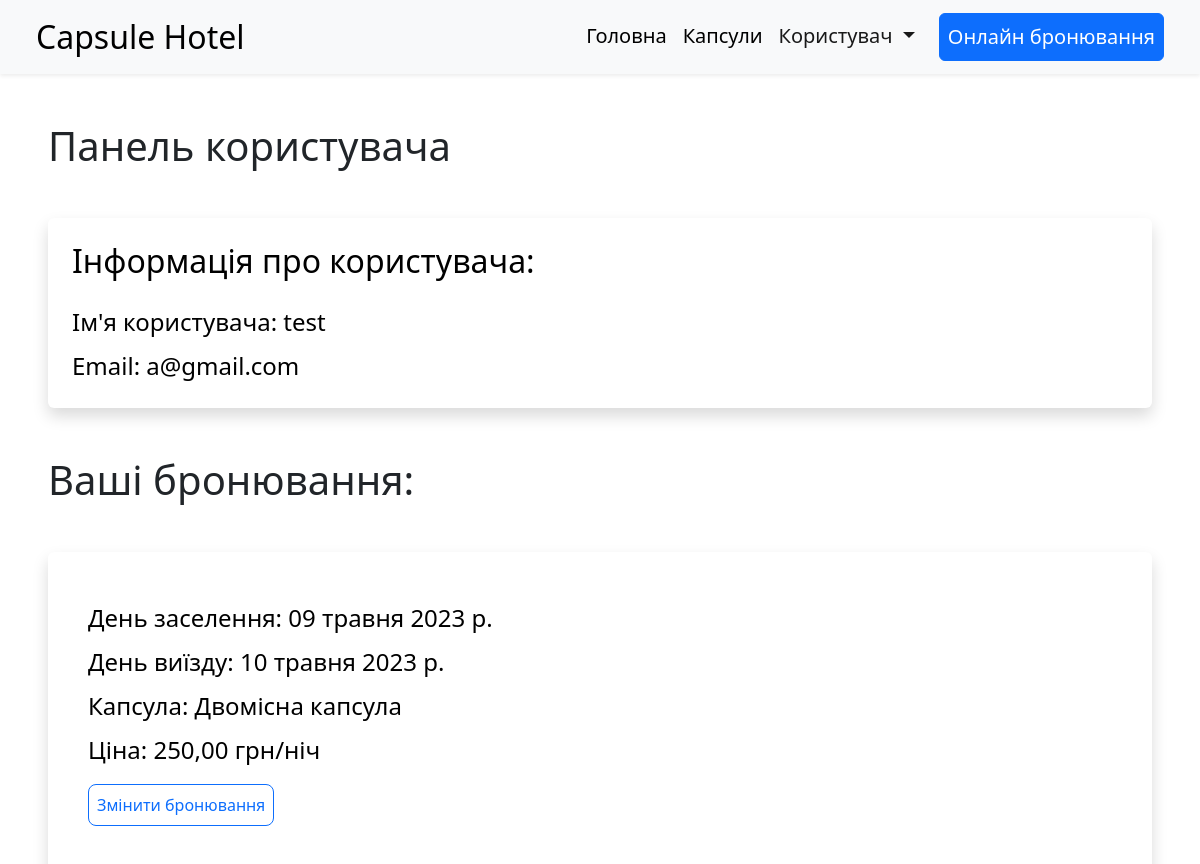
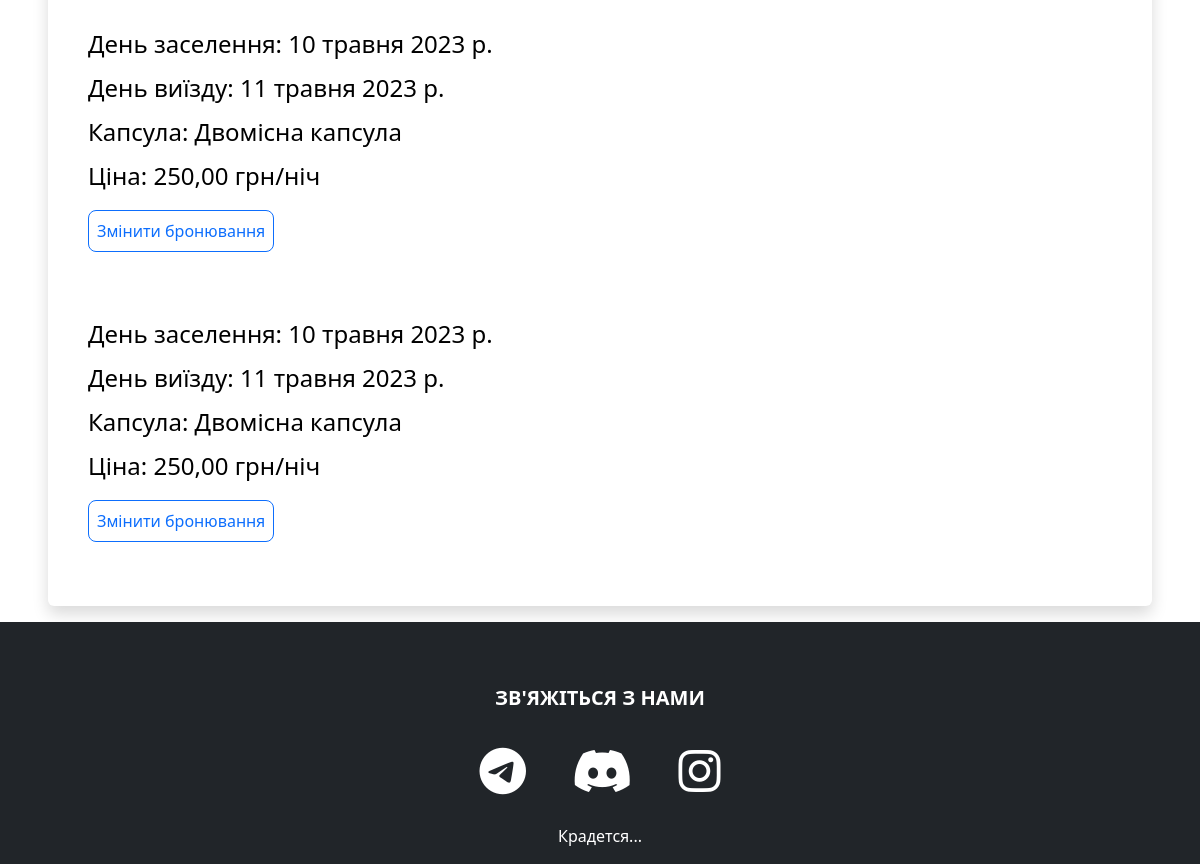
The app's page /user-panel (signed in), older data (2 pictures, top to bottom).
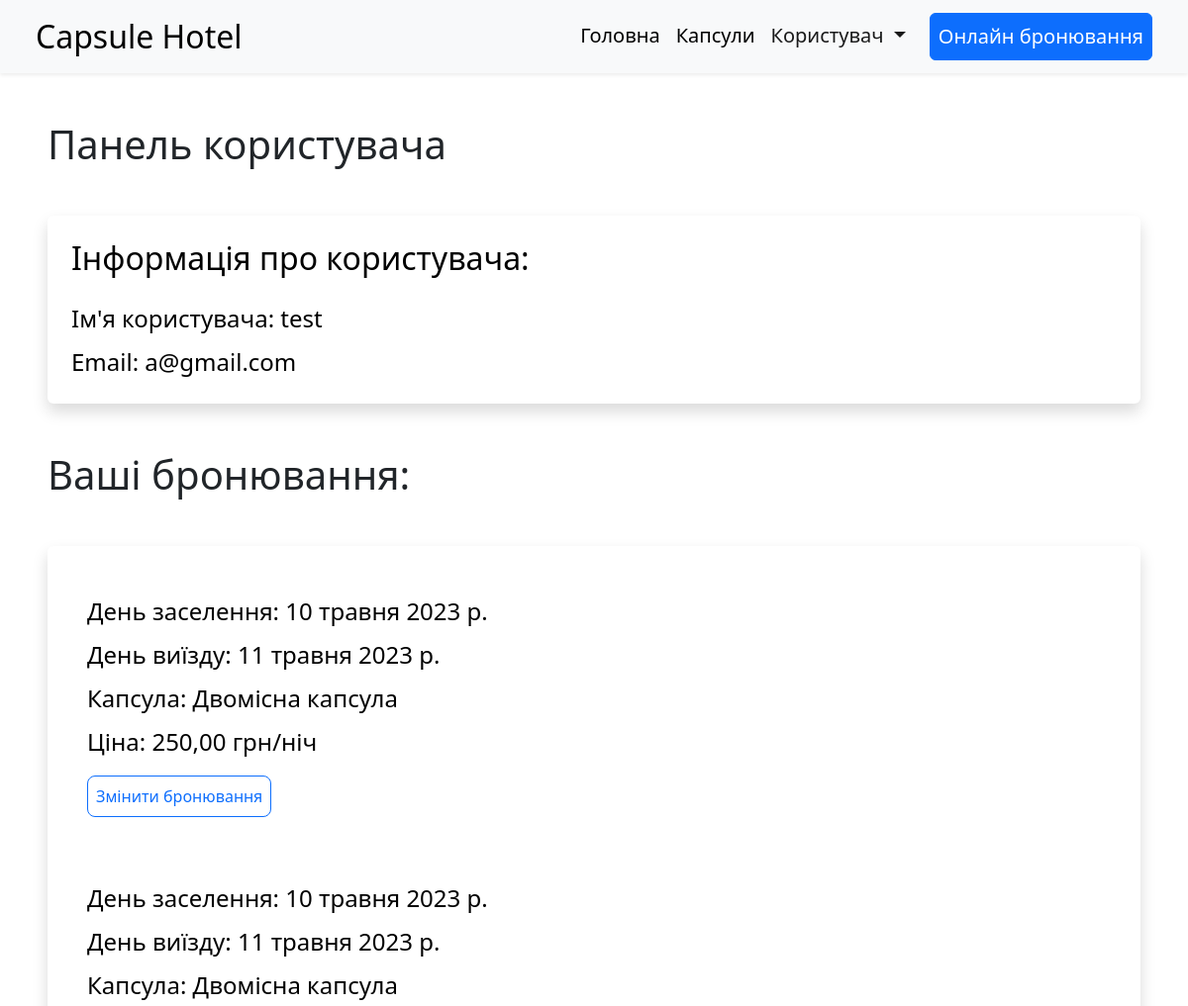
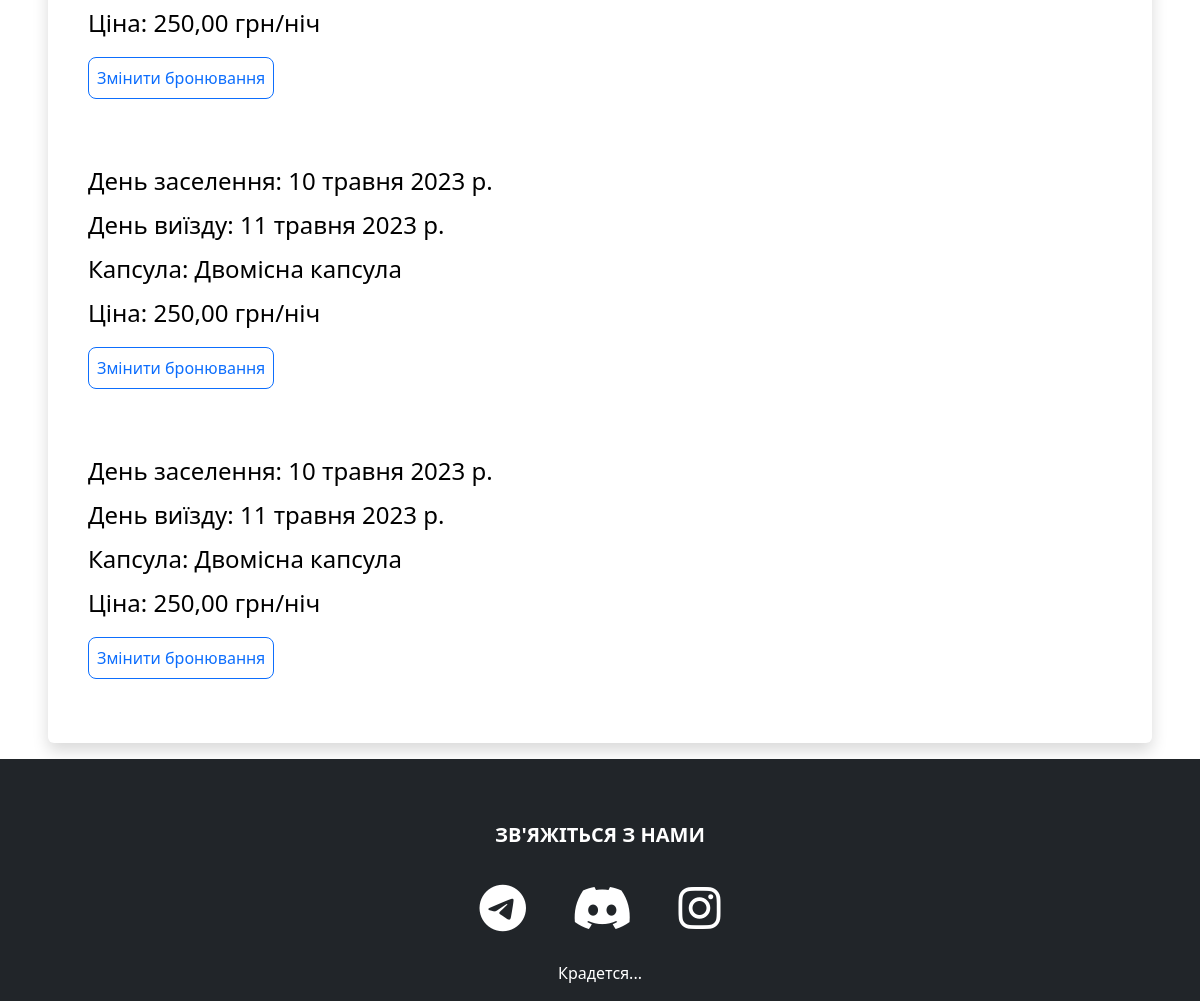
The same page, newer data (2 pictures, top to bottom).
### booking/models.py (models this page shows, shortened)
class Booking(models.Model):
    user = models.ForeignKey(User, on_delete=models.CASCADE, null=True, blank=True, verbose_name='User')
    capsule = models.CharField(max_length=100, verbose_name='Капсула')
    dayIn = models.DateField(default=datetime.now, verbose_name='Дата заїзду')
    dayOut = models.DateField(default=datetime.now, verbose_name='Дата виїзду')
    time_ordered = models.DateTimeField(default=datetime.now, blank=True, verbose_name='Час замовлення')
    price = models.DecimalField(max_digits=10, decimal_places=2, blank=True, verbose_name='Ціна')
    class Meta:
        verbose_name = 'Бронювання'
        verbose_name_plural = 'Бронювання'

### booking/views.py (the view)
# urls.py: path('user-panel', views.userPanel, name='userPanel'),
def userPanel(request):
    user = request.user
    bookings = Booking.objects.filter(user=user).order_by('dayIn', 'dayOut')
    return render(request, 'userPanel.html', {
        'user':user,
        'bookings':bookings,
    })

### booking/templates/userPanel.html (shortened to what this page needs)
{% extends 'base.html' %}
{% load static %}
{% block body %}
{% if user.is_authenticated %}
<h1 class=" ms-5 mt-5 ">Панель користувача</h1>
<div class="shadow p-4 mb-5 bg-body rounded text-black m-5 ">
    <h2 class="">Інформація про користувача:</h2>
    <ul class="list-group fs-4 mt-3">
            <li class="list-group mt-2">Ім'я користувача: {{ user.username }}</li>
            <li class="list-group mt-2">Email: {{ user.email }}</li>
    </ul>
</div>
{% if bookings.count > 0 %}
<div class="mt-5">
    <h1 class=" ms-5">Ваші бронювання:</h1>
    <div class="shadow p-4 mb-3 bg-body rounded text-black m-5">
        {% for booking in bookings %}
        <div class="list-group fs-4 p-3 mb-3">
            <p class="list-group mt-2">День заселення: {{ booking.dayIn }}</p>
            <p class="list-group mt-2">День виїзду: {{ booking.dayOut }}</p>
            <p class="list-group mt-2">Капсула: {{ booking.capsule }}</p>
            <p class="list-group mt-2">Ціна: {{ booking.price }} грн/ніч</p>
            <div class="mt-3 mb-2">
                <a class="btn btn-outline-primary rounded-3 p-2" href="{% url 'userUpdate' booking.id %}">Змінити бронювання</a>
            </div>
        </div>
        {% endfor %}
    </div>
</div>
{% endif %}
{% endif %}
{% endblock %}

### booking/templates/base.html (shortened to what this page needs)
{% load static %}
<!doctype html>
<html lang="en">
  <head>
    <link rel="stylesheet" href="https://cdnjs.cloudflare.com/ajax/libs/font-awesome/6.0.0/css/all.min.css" />
    <link href="https://cdn.jsdelivr.net/npm/bootstrap@5.2.1/dist/css/bootstrap.min.css" rel="stylesheet">
  </head>
  <body>
    <header>
        <nav class="navbar bg-light navbar-expand-lg shadow-sm">
            <div class="container-fluid">
                <a class="navbar-brand text-black fs-2 ms-4" href="{% url 'index' %}">
                    Capsule Hotel
                </a>
                <div class="collapse navbar-collapse justify-content-end" id="navbarSupportedContent">
                    <ul class="navbar-nav mb-2 mb-lg-0 fs-5 ">
                        <li class="nav-item">
                            <a class="nav-link text-black" aria-current="page" href="{% url 'index' %}">Головна</a>
                        </li>
                        <li class="nav-item">
                            <a class="nav-link text-black" href="{% url 'capsule_list' %}">Капсули</a>
                        </li>
                        {% if user.is_authenticated %}
                        <li class="nav-item dropdown me-3 fs-5">
                            <div class="btn-group" role="group">
                                <a class="nav-link active dropdown-toggle" href="#" role="button" data-bs-toggle="dropdown" aria-expanded="false">
                                    Користувач
                                </a>
                            </div>
                        </li>
                        {% endif %}
                        <li class="nav-item me-4">
                            <a class="nav-link btn btn-primary text-white" href="{% url 'booking' %}">Онлайн бронювання</a>
                        </li>
                    </ul>
                </div>
            </div>
        </nav>
    </header>
    {% block body %}
    {% endblock %}
    <footer class="bg-dark text-white">
        <div class="container-fluid pt-3 sticky-bottom">
                <div class="container text-center text-md-start mt-5">
                    <div class="row mt-3 text-center">
                            <h5 class="text-uppercase fw-bold mb-4 textGradient" id="contact">
                                Зв'яжіться з нами
                            </h5>
                            <p>
                                <a
                                    class="btn btn-link btn-floating text-white btn-lg m-1"
                                    style="font-size:48px"
                                    href="https://t.me/SPARAXIS"
                                    role="button"
                                    data-mdb-ripple-color="dark"
                                    ><i class="fab fa-telegram"></i
                                ></a>
                                <a
                                    class="btn btn-link btn-floating text-white btn-lg m-1"
                                    style="font-size:48px"
                                    href="https://discordapp.com/users/422096099910615050/"
                                    role="button"
                                    data-mdb-ripple-color="yellow"
                                    ><i class="fab fa-discord"></i
                                ></a>
                                <a
                                    class="btn btn-link btn-floating text-white btn-lg m-1"
                                    style="font-size:48px"
                                    href="https://www.instagram.com/p0maranchi/"
                                    role="button"
                                    data-mdb-ripple-color="dark"
                                    ><i class="fab fa-instagram"></i
                                ></a>
                            </p>
                            <p>Крадется...</p>
                    </div>
                </div>
        </div>
    </footer>
  </body>
</html>

Row changes from the older to the newer data that the page shows:
changed Booking (number 1 of 4 on the later page): dayIn "09 травня 2023 р." → "10 травня 2023 р."; dayOut "10 травня 2023 р." → "11 травня 2023 р."
added Booking: dayIn "10 травня 2023 р.", dayOut "11 травня 2023 р.", capsule "Двомісна капсула", price "250,00"
